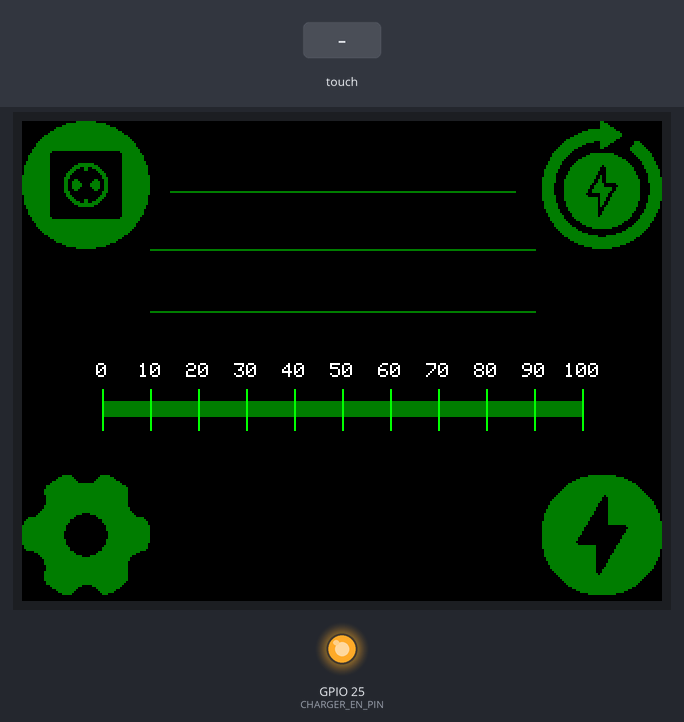
Recording of a program running on a simulated ESP32. Shown: 320×240 colour display, output pins drawn as LEDs (lit = HIGH). Inputs (shaded band) come from the test bench. What the program prints to the serial monitor is not drawn.

Above: at 2.6 s.
2.7 s: touch panel pressed at 13 % / 90 % of its raw x / y range
At 5.2 s:
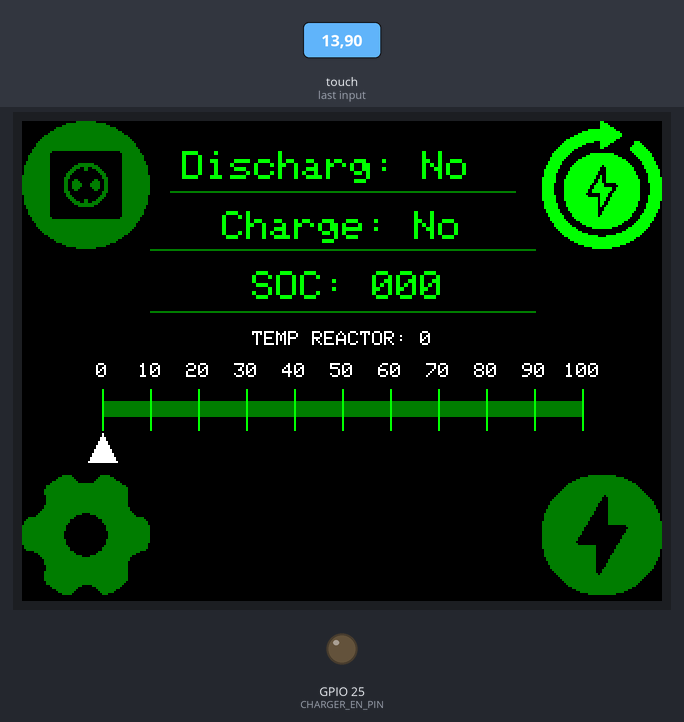
5.5 s: touch panel pressed at 87 % / 90 % of its raw x / y range
At 7.2 s:
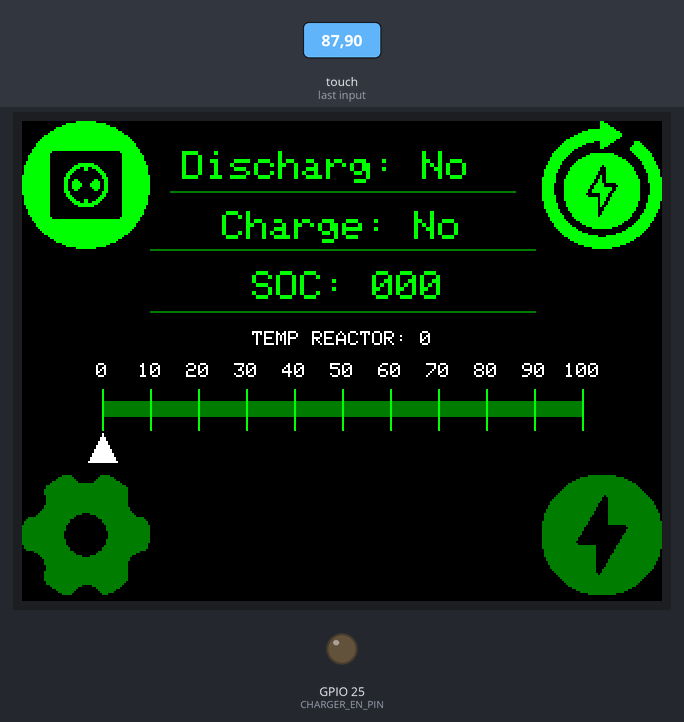
8.0 s: touch panel pressed at 13 % / 90 % of its raw x / y range
At 10.1 s:
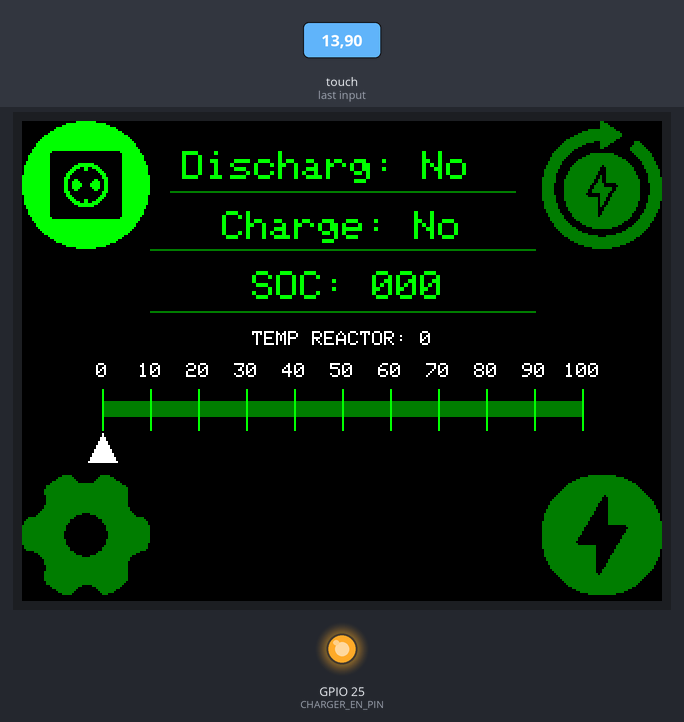
Timing chart, 0 to 11.6 s (numbered marks = the images above; inputs shaded):
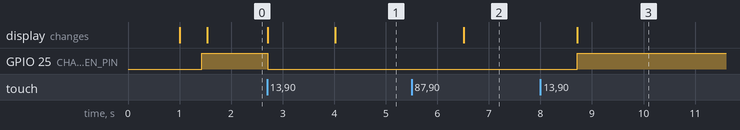

Measured:
- after the input at 2.7 s, GPIO 25 (CHARGER_EN_PIN): HIGH → LOW at once; the display: first changes at once (image 1 shows a later state)
- after the input at 5.5 s, the display: changes after 1.0 s (image 2)
- after the input at 8.0 s, GPIO 25 (CHARGER_EN_PIN): LOW → HIGH after 0.72 s; the display: changes after 0.72 s (image 3)

The program:

main.cpp
```cpp
#include <Arduino.h>
#include "ui.h"
#include <daly-bms-uart.h>
#include "TouchInput.h"
#include "charger.h"


#define BMS_SERIAL Serial1

// объекты
Daly_BMS_UART bms(Serial1);

TouchPoint p;          // структура


bool touched = false;

float currentPercent = 0;
float targetPercent = 0;

uint32_t timeUpdateDataBms = 0;
const uint32_t IntervalUpdate = 1*3000; // 3sec

void setup() {
 Serial.begin(9600);
 Serial1.begin(9600, SERIAL_8N1, 16, 17);

 bms.Init();
 bms.update();
 displayBegin();

 dischargeStatus = bms.get.disChargeFetState; // передаем сотояние bms
 delay(100);
 stateChargeAu = bms.get.chargeFetState;
 delay(100);
 activSetChargAU(bms.get.chargeFetState);
 touchBegin();

 charger_init();
 chargeBegin(&bms);    // передаём ссылку на BMS


}

void loop() {
    updateScreen();
    charger_logical();


    if(checkTouch()) {
    TouchPoint p = getLastTouch();
    Serial.print("X: "); Serial.print(p.x);
    Serial.print(" Y: "); Serial.println(p.y);
    Serial.print(" Z: "); Serial.println(p.z);


    if(getCurrentScreen() == SCREEN_CHARGE){
     if(p.x >= 150 && p.x <= 170 && //если было нажатие на кнопку "main"
     p.y >= 220 && p.y <= 250){
        setCurrentScreen(SCREEN_MAIN);
     }
     }

     if(getCurrentScreen() == SCREEN_MAIN){
     if(p.x >= 140 && p.x <= 180 && //если было нажатие на кнопку "charge"
     p.y >= 120 && p.y <= 160){
        setCurrentScreen(SCREEN_CHARGE);
     }
     }

     if(getCurrentScreen() == SCREEN_MAIN){
     if(p.x >= 0 && p.x <= 50 && //если было нажатие на кнопку "discharge"
     p.y >= 0 && p.y <= 50){
        dischargeStatus = !dischargeStatus;
        bms.setDischargeMOS(dischargeStatus);
        drawBulb(dischargeStatus);
     }
     }

     if(getCurrentScreen() == SCREEN_MAIN){
     if(p.x >= 280 && p.x <= 320 && //если было нажатие на кнопку AU CHARGE
        p.y >= 0 && p.y <= 50){
            stateChargeAu = !stateChargeAu;
        }
        if(stateChargeAu){
            charger_set_state(CHARGER_AUTO);
            drawChargeAuIcon(stateChargeAu);
        }else{
            charger_set_state(CHARGER_OFF);
           drawChargeAuIcon(stateChargeAu);
        }
}
    }

    if(getCurrentScreen() == SCREEN_MAIN){
    if (millis() - timeUpdateDataBms >= IntervalUpdate){
        timeUpdateDataBms = millis();
        bms.update();
        targetPercent = bms.get.packSOC;
        currentPercent += (targetPercent - currentPercent) * 0.1;
        int x = procentToX(currentPercent);
        updateMarker(x);
        drawProcentBat(bms.get.packSOC);
        drawTempReactor(bms.get.cellTemperature[0]);
        //drawMainValue(TFT_GREEN, bms.get.packSOC);
        getStatMoc(bms.get.chargeFetState);
        getStatDisMoc(bms.get.disChargeFetState);
        drawChargeAuIcon(stateChargeAu);
        Serial.println(bms.get.chargeFetState);
        Serial.println(charger_get_state());


    }
}

    if(getCurrentScreen() == SCREEN_CHARGE){
         if (millis() - timeUpdateDataBms >= IntervalUpdate) {
                timeUpdateDataBms = millis();
                bms.update();
                drawChargeValue(
                    bms.get.packVoltage,
                    bms.get.packCurrent,
                    bms.get.packVoltage * bms.get.packCurrent,
                    bms.get.packSOC
                );
    }
    }


}
```

TouchInput.h
```cpp
#ifndef TOUCHINPUT_H
#define TOUCHINPUT_H

#include <Arduino.h>
#include <XPT2046_Touchscreen.h>
#include <stdint.h>
#include <stdbool.h>


struct TouchPoint{
    int x;
    int y;
    int z;
};


extern XPT2046_Touchscreen ts;
void touchBegin();
TouchPoint getLastTouch();
bool checkTouch();


#endif
```

charger.h
```cpp
#ifndef CHARGER_H          // если CHARGER_H ещё не определён
#define CHARGER_H          // определить CHARGER_H (защита от повторного include)
#include <Arduino.h>
#include <daly-bms-uart.h>  // <- обязательно здесь
// стандартные типы с фиксированным размером
#include <stdint.h>       // uint8_t, uint16_t, uint32_t

// логический тип bool, true, false
#include <stdbool.h>


// состояние зарядника

typedef enum {
    CHARGER_OFF,
    CHARGER_ON,
    CHARGER_DONE,
    CHARGER_CHECK,
    CHARGER_AUTO,
    CHARGER_FAULT
} charger_state;

//передача обьекта
void chargeBegin(Daly_BMS_UART* bms);


//инициализация зарядника
void charger_init(void);

//управление
void charger_enable(void);
void charger_disable(void);
void charger_au(void);
void charger_fault(void);

//логика
void charger_logical(void);

//сеттер
void charger_set_state(charger_state newState);

void activSetChargAU(bool state);

//геттер
charger_state charger_get_state(void);


#endif // CHARGER_H
```

ui.h
```cpp
#ifndef UI_H
#define UI_H

#include <stdint.h>
#include <stdbool.h>
#include <TFT_eSPI.h>
#include <Arduino.h>

enum ScreenState
{
    SCREEN_MAIN,
    SCREEN_CHARGE,
    SCREEN_SETTINGS
};

void displayBegin();
void updateScreen();
ScreenState getCurrentScreen();
void setCurrentScreen(ScreenState newScreen);
void setDischargeStatus(bool newDischargeStatus);
void drawChargeValue(float voltageValue, float currentValue, float powerValue, float socValue);
void drawMainValue(uint16_t colorText, uint8_t volBat);
void drawChargeMenu();
void gridStatus(bool gridStat);
void drawMainMenu();
void drawSettingsMenu();
void drawBulb(bool state);
void drawChargeAuIcon(bool stateChargeAu);
void drawSettingsIcon();
void drawChargeManualIcon();
void drawBattIcon();
void getStatMoc(bool ChargState);
void getStatDisMoc(bool DisStat);
void drawProcentBat(uint8_t procent);
void drawTempReactor(int tempReactor);
void drawScale();
int procentToX(float procent);
void updateMarker(int newX);

extern bool dischargeStatus;
extern bool stateChargeAu;

#endif
```

TouchInput.cpp
```cpp
#include "TouchInput.h"
#define CS 33

XPT2046_Touchscreen ts(CS);
static TouchPoint point;
static unsigned long lastTouchTime = 0;
static const unsigned long debounceDelay = 250;
static unsigned long now = 0;


void touchBegin() {
ts.begin();
ts.setRotation(1);

}

bool checkTouch(){
if(!ts.touched()) return false;
TS_Point p = ts.getPoint();
if(p.z > 100){
    point.x = map(p.x, 3600, 500, 0, 320);
    point.y = map(p.y, 3500, 500, 0, 240);
    point.z = p.z;
    now  = millis();
    if(now - lastTouchTime < debounceDelay) return false;
    lastTouchTime = now;
    return true;
}
return false;
}

TouchPoint getLastTouch(){
      return point;

}
```

ui.cpp
```cpp
#include "ui.h"
#include "config.h"
#include "iconChargeAv.h"
#include "iconInvertor.h"
#include "iconSettings.h"
#include "iconChargeManual.h"
#include "iconBattIcon.h"
TFT_eSPI tft;

uint16_t scaleX = 40;
uint16_t scaleY = 140;
uint16_t scaleWidth = 240;
uint16_t scaleHeight = 8;
uint16_t oldX = 0;

int bottomY = scaleY + scaleHeight; // низ шкалы
int tipY = bottomY;                 // вершина у шкалы
int baseY = bottomY + 14;           // основание ниже
int halfWidth = 7;                  // половина ширины

bool stateChargeAu = false;
bool dischargeStatus = false;
static ScreenState currentScreen = SCREEN_MAIN;
static ScreenState lastScreen = SCREEN_CHARGE;


void setCurrentScreen(ScreenState newScreen){
    currentScreen = newScreen;
}


ScreenState getCurrentScreen(){
    return currentScreen;
}

void updateScreen(){
    if(currentScreen != lastScreen){
        lastScreen = currentScreen;

        switch(currentScreen)
        {
            case SCREEN_MAIN:
            drawMainMenu();
            break;

            case SCREEN_CHARGE:
            drawChargeMenu();
            break;

            case SCREEN_SETTINGS:
            drawSettingsMenu();
        }
    }
}

void displayBegin(){
tft.init();
tft.setRotation(1);
tft.fillScreen(TFT_BLACK);

}

void gridStatus(bool gridStat){
tft.fillRect(290, 10, 15, 15, gridStat ? TFT_GREEN : TFT_RED);
}

void drawMainMenu(){
     tft.fillScreen(TFT_BLACK);
     drawBulb(dischargeStatus);
     drawChargeAuIcon(stateChargeAu);
     drawSettingsIcon();
     drawChargeManualIcon();
     drawScale();
    tft.drawLine(64, 64, 256, 64, TFT_DARKGREEN);
    tft.drawLine(74, 35, 246, 35, TFT_DARKGREEN);
    tft.drawLine(64, 95, 256, 95, TFT_DARKGREEN);


}
void drawMainValue(uint16_t colorText, uint8_t volBat){
    tft.setTextSize(6);
    tft.setTextColor(colorText, TFT_BLACK);
    tft.setCursor(120, 100);
    tft.print(volBat);
    tft.print("%");
}

void drawChargeMenu()
{
    // фон
    tft.fillScreen(FALL_OUT_BG);

    // рамка и линии
    tft.drawRect(5, 5, 315, 230, FALL_OUT_COLOR);   // рамка
    tft.drawLine(157, 5, 157, 95, FALL_OUT_COLOR);  // вертикальная
    tft.drawLine(5, 35, 320, 35, FALL_OUT_COLOR);   // горизонтальные
    tft.drawLine(5, 65, 320, 65, FALL_OUT_COLOR);
    tft.drawLine(5, 95, 320, 95, FALL_OUT_COLOR);
    tft.drawLine(5, 200, 320, 200, FALL_OUT_COLOR);

    tft.setTextSize(2);

    // текст
    tft.setTextColor(FALL_OUT_COLOR, FALL_OUT_BG);
    tft.setCursor(15, 15);
    tft.print("Voltage: V");

    tft.setCursor(15, 45);
    tft.print("Current: A");

    tft.setCursor(15, 75);
    tft.print("Power: W");

    tft.setCursor(140, 210);
    tft.print("Main");
}


void drawChargeValue(float voltageValue, float currentValue, float powerValue, float socValue)
{

    tft.setTextSize(2);
    tft.setTextColor(TFT_GREEN, FALL_OUT_BG);

    tft.setCursor(200, 15);
    tft.print(voltageValue, 1);

    tft.setCursor(200, 45);
    tft.print(currentValue, 1);

    tft.setCursor(200, 75);
    tft.print(powerValue, 1);
}

void drawSettingsMenu(){

}

void drawBulb(bool state){
    tft.drawBitmap(0, 0, invertorIcon, 64, 64, state ? TFT_GREEN : TFT_DARKGREEN);

}

void drawChargeAuIcon(bool stateChargeAu){
    tft.drawBitmap(258, 0, charge_av, 64, 64, stateChargeAu ? TFT_GREEN : TFT_DARKGREEN);
}

void drawSettingsIcon(){
    tft.drawBitmap(0, 175, settingsIcon, 64, 64, TFT_DARKGREEN);
}

void drawChargeManualIcon(){
    tft.drawBitmap(258, 175, chargeManualIcon, 64, 64, TFT_DARKGREEN);
}

void drawBattIcon(){
    tft.drawBitmap(70, 63, batteryIcon, 192, 112, TFT_GREEN);
}

void getStatMoc(bool ChargState){

    tft.setTextSize(2);
    tft.setTextColor(TFT_GREEN, TFT_BLACK);
    tft.setCursor(100, 45);
    tft.print("Charge: ");
    ChargState ? tft.print("Yes") : tft.print("No ");

}

void getStatDisMoc(bool DisStat){
    tft.setTextSize(2);
    tft.setTextColor(TFT_GREEN, TFT_BLACK);
    tft.setCursor(80, 15);
    tft.print("Discharg: ");
    DisStat ? tft.print("Yes") : tft.print("No ");
}

void drawProcentBat(uint8_t procent){
    tft.setTextSize(2);
    tft.setTextColor(TFT_GREEN);
    tft.setCursor(115, 75);
    tft.print("SOC: ");
    tft.setTextColor(TFT_GREEN, TFT_BLACK);
    char buffer[5];  // 3 цифры + % + \0
    sprintf(buffer, "%03d", procent);
    tft.print(buffer);
}

void drawTempReactor(int tempReactor){
     tft.setTextSize(1);
    tft.setTextColor(TFT_WHITE);
    tft.setCursor(115, 105);
    tft.print("TEMP REACTOR: ");
    tft.setTextColor(TFT_WHITE, TFT_BLACK);
    tft.print(tempReactor);
}

void drawScale() {

  // основная линия
  tft.fillRect(scaleX, scaleY, scaleWidth, scaleHeight, TFT_DARKGREEN);

  tft.setTextDatum(MC_DATUM); // текст по центру

  for (int i = 0; i <= 100; i += 10) {

    int x = scaleX + (i / 100.0) * scaleWidth;

    // деления
    tft.drawLine(x, scaleY - 6, x, scaleY + scaleHeight + 6, TFT_GREEN);

    // числа сверху
    tft.setTextSize(1);
    tft.setTextColor(TFT_WHITE);
    tft.drawString(String(i), x, scaleY - 15);
  }
}

int procentToX(float procent){
    if (procent < 0) procent = 0;
    if (procent > 100) procent = 100;

    return scaleX + (procent / 100.0) * scaleWidth;
}

void drawMarker(int x, uint16_t color) {

  int bottomY = scaleY + scaleHeight + 8;
  int tipY = bottomY;
  int baseY = bottomY + 14;
  int halfWidth = 7;

  tft.fillTriangle(
      x, tipY,                    // вершина
      x - halfWidth, baseY,       // левый угол основания
      x + halfWidth, baseY,       // правый угол основания
      color
  );

}


void updateMarker(int newX){
    drawMarker(oldX, TFT_BLACK);
    drawMarker(newX, TFT_WHITE);
    oldX = newX;
}
```

charger.cpp
```cpp
#include "charger.h"
#include <config.h>
#include <Arduino.h>
#include <daly-bms-uart.h>
//внутренее состояние, не видно из вне.
static charger_state state = CHARGER_OFF;
static Daly_BMS_UART* bmsPtr;
static bool checkResMillis = false;
static bool activCharge = false;
static uint32_t chargeStartTime = 0;
static uint16_t stateBatt = 0;

void chargeBegin(Daly_BMS_UART* bms){
 bmsPtr = bms;
}

charger_state charger_get_state(void)
{
    return state;
}

void charger_set_state(charger_state newState)
{
state = newState;
}
void activSetChargAU(bool state){
    activCharge = state;
}


// публичные функции

void charger_init(void)
{
    pinMode(CHARGER_EN_PIN, OUTPUT);
    digitalWrite(CHARGER_EN_PIN, HIGH);
    state = CHARGER_OFF;
}

void charger_enable(void)
{
    uint32_t delayTimeOnChargeBms = 5000;

    if(activCharge) return;

    if(!checkResMillis){
    digitalWrite(CHARGER_EN_PIN, LOW); //включение блока питания
    checkResMillis = true;
    chargeStartTime = millis();
    }

    if(checkResMillis && millis() - chargeStartTime >= delayTimeOnChargeBms){
        bmsPtr->setChargeMOS(true);
        Serial.println("onMOScharge");
        checkResMillis = false;
        activCharge = true;

    }
}

void charger_disable(void)
{
    if(!activCharge) return;
    digitalWrite(CHARGER_EN_PIN, HIGH);
    bmsPtr->setChargeMOS(false);
    Serial.println("offMOScharge");
       checkResMillis = false;
       activCharge = false;
}

void charger_au(void)
{
    stateBatt = bmsPtr->get.packSOC;
    if(!activCharge && stateBatt <= START_CHARG){
        charger_enable();


    }else if(activCharge && stateBatt >= STOP_CHARG)
    {
        charger_disable();

    }
}

    // логика зарядки
    void charger_logical(void)
{
      switch(state)
    {
        case CHARGER_ON:
        charger_enable();
        break;

        case CHARGER_OFF:
        charger_disable();
        break;

        case CHARGER_AUTO:
        charger_au();
        break;

        case CHARGER_DONE:
        charger_disable();
        // запуск функции оповищение на дисплей
        break;

        case CHARGER_FAULT:
        charger_disable();
        //запуск фунеции ошибки на дисплей
        break;


    }
}
```

config.h
```cpp
#ifndef CONFIG_H
#define CONFIG_H


// монохромный стиль Fallout
#define FALL_OUT_COLOR TFT_GREEN
#define FALL_OUT_BG    TFT_BLACK


#define CHARGE_VOLTAGE_MAX 14.2
#define VOLTAGE_START_CHARGE 13.2
#define CHARGE_CURRENT_MIN 0.5
#define BATTERY_TEMP_MAX  45.0
#define CURRENT_STOP_CHARGE 2
#define CHARGER_EN_PIN 25
#define START_CHARG 90
#define STOP_CHARG 99


#endif
```

Source omitted: iconBattIcon.h (data table, 17566 bytes), iconChargeAv.h (data table, 3113 bytes), nChargeManual.h (data table, 3361 bytes), iconInvertor.h (data table, 3114 bytes), iconSettings.h (data table, 3357 bytes)
